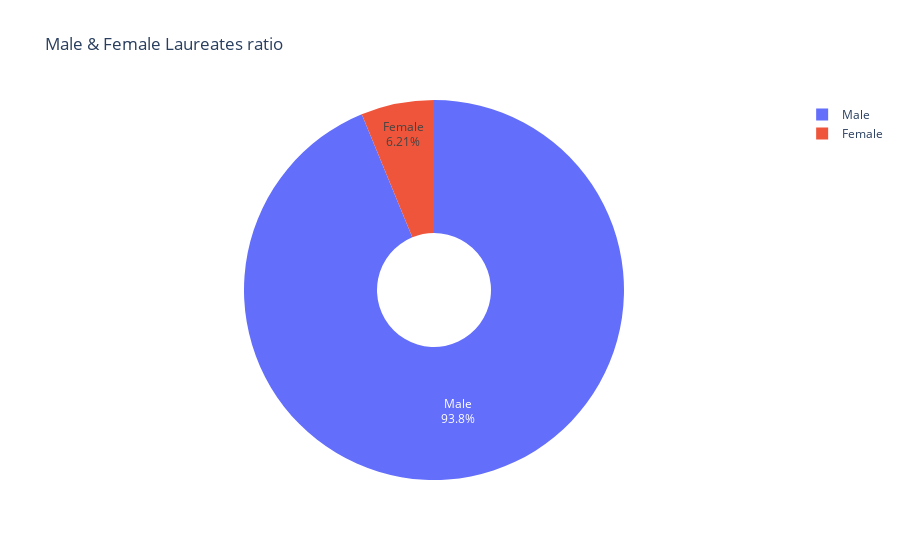

Source (notebook cell):
### Code cell
fig = px.pie(names=pie_data.index, values=pie_data.values, title="Male & Female Laureates ratio", hole=0.3)

fig.update_traces(textposition="inside", textinfo="percent+label")

fig.show()

### Figure 1 — Plotly figure (JSON) as saved in the notebook; plotly's stock layout.template omitted (floating-point values rounded to 4 significant figures)
{"data": [{"domain": {"x": [0, 1], "y": [0, 1]}, "hole": 0.3, "hovertemplate": "label=%{label}<br>value=%{value}<extra></extra>", "labels": ["Male", "Female"], "legendgroup": "", "name": "", "showlegend": true, "textinfo": "percent+label", "textposition": "inside", "type": "pie", "values": [876, 58]}], "layout": {"legend": {"tracegroupgap": 0}, "title": {"text": "Male & Female Laureates ratio"}}}
